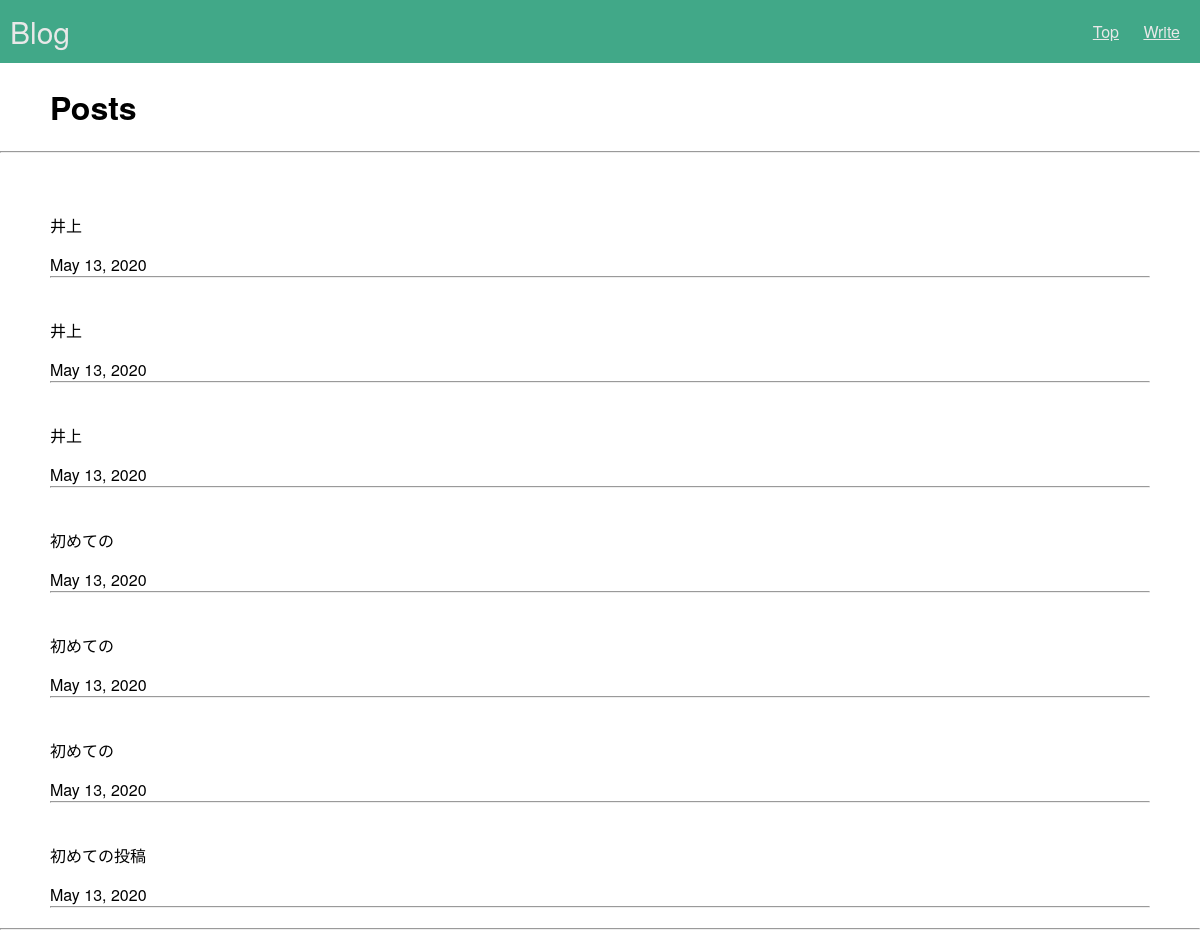
The page / on the database its author committed.
### posts/models.py (models this page shows, shortened)
class Posts(models.Model):
    class Meta(object):
        db_table = 'posts'
    text = models.CharField(verbose_name='本文', max_length=255)
    created_at = models.DateField(verbose_name='作成日', default=timezone.now)

### posts/views.py (the view)
class IndexView(View):
    def get(self, request, *args, **kwargs):
        queryset = Posts.objects.all().order_by('-created_at')
        return render(request, 'posts/post.html', {'posts': queryset})

### templates/posts/post.html (shortened to what this page needs)
{% extends "base.html" %}
{% block title %}Posts{% endblock %}
{% block content %}
    {% for post in posts %}
　　　　　<div class="post">
            <p class="text">{{ post.text }}</p>
            {{ post.created_at }}
            <hr>
        </div>
    {% endfor %}
{% endblock %}

### templates/base.html (shortened to what this page needs)
{% load staticfiles %}
<!DOCTYPE html>
<html>
<head>
    <link rel="stylesheet" href="{% static 'base.css' %}">
</head>
<body>
<nav>
    <p class="site-name">Blog</p>
    <ul>
        <li><a href="{% url 'posts:index' %}">Top</a></li>
        <li><a href="{% url 'posts:write' %}">Write</a></li>
    </ul>
</nav>
<div class="title">
    <h1>{% block title %}{% endblock %}</h1>
</div>
<hr>
<div class="content">
    {% block content%}{% endblock %}
</div>
</body>
</html>

### static/base.css (style rules this page uses)
html, body { font-family: "Helvetica Neue", Helvetica, Arial, sans-serif; }
body, h1, hr { margin: 0px; }
a { color: #e8e8e8; }
nav p { margin: 0px; font-size: 30px; }
nav { padding: 10px 10px; color: #e8e8e8; background-color: #41a888; }
nav .site-name { display: inline-block; }
nav ul { margin: 0px; padding: 0px; float: right; }
nav ul li { padding: 10px; display: inline-block; }
.title { margin: 21px 50px; }
.content { margin: 20px 50px; }

### rows shown on the page
Posts: text "井上", created_at "May 13, 2020"
Posts: text "井上", created_at "May 13, 2020"
Posts: text "井上", created_at "May 13, 2020"
Posts: text "初めての", created_at "May 13, 2020"
Posts: text "初めての", created_at "May 13, 2020"
Posts: text "初めての", created_at "May 13, 2020"
Posts: text "初めての投稿", created_at "May 13, 2020"
